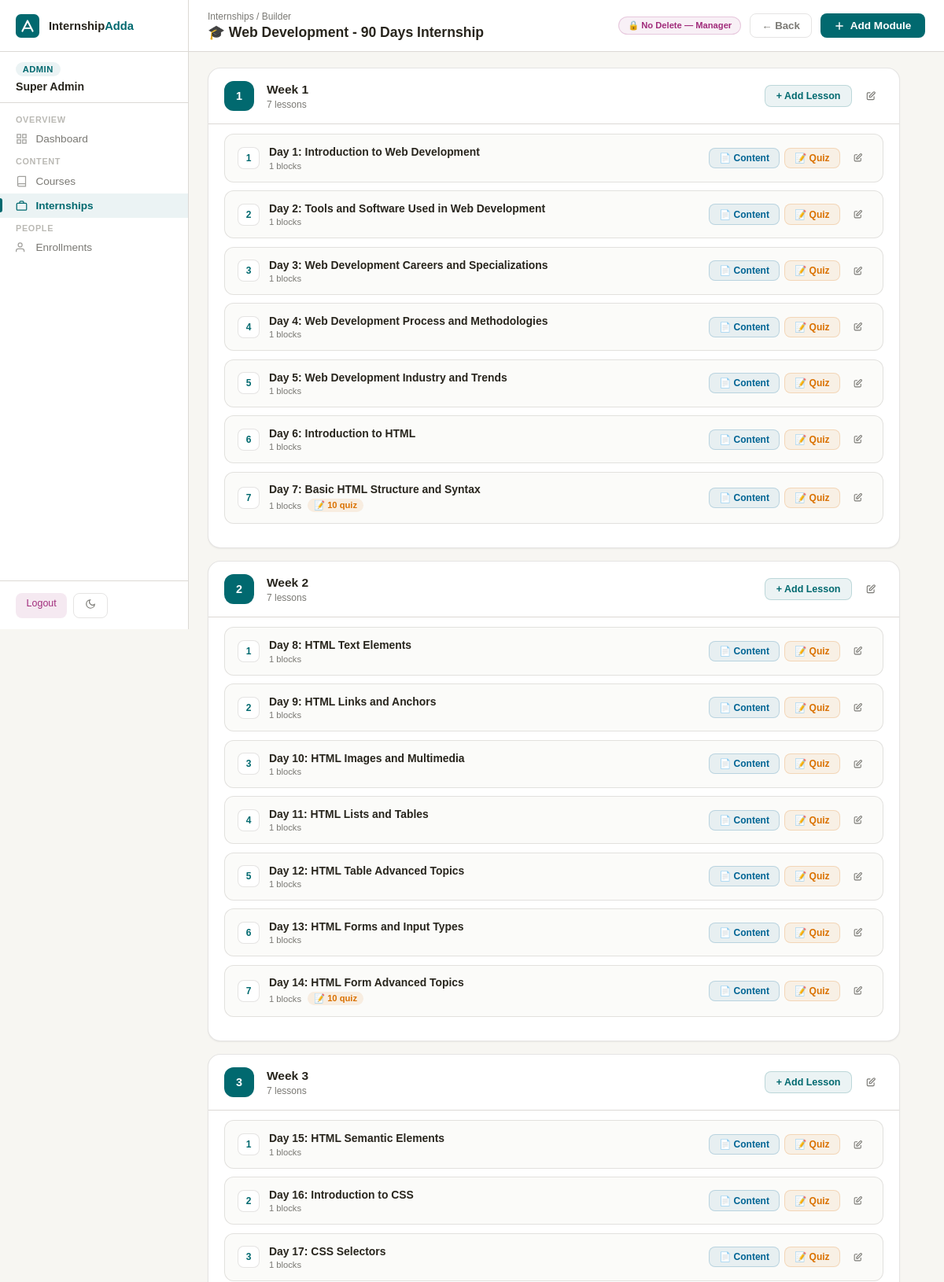
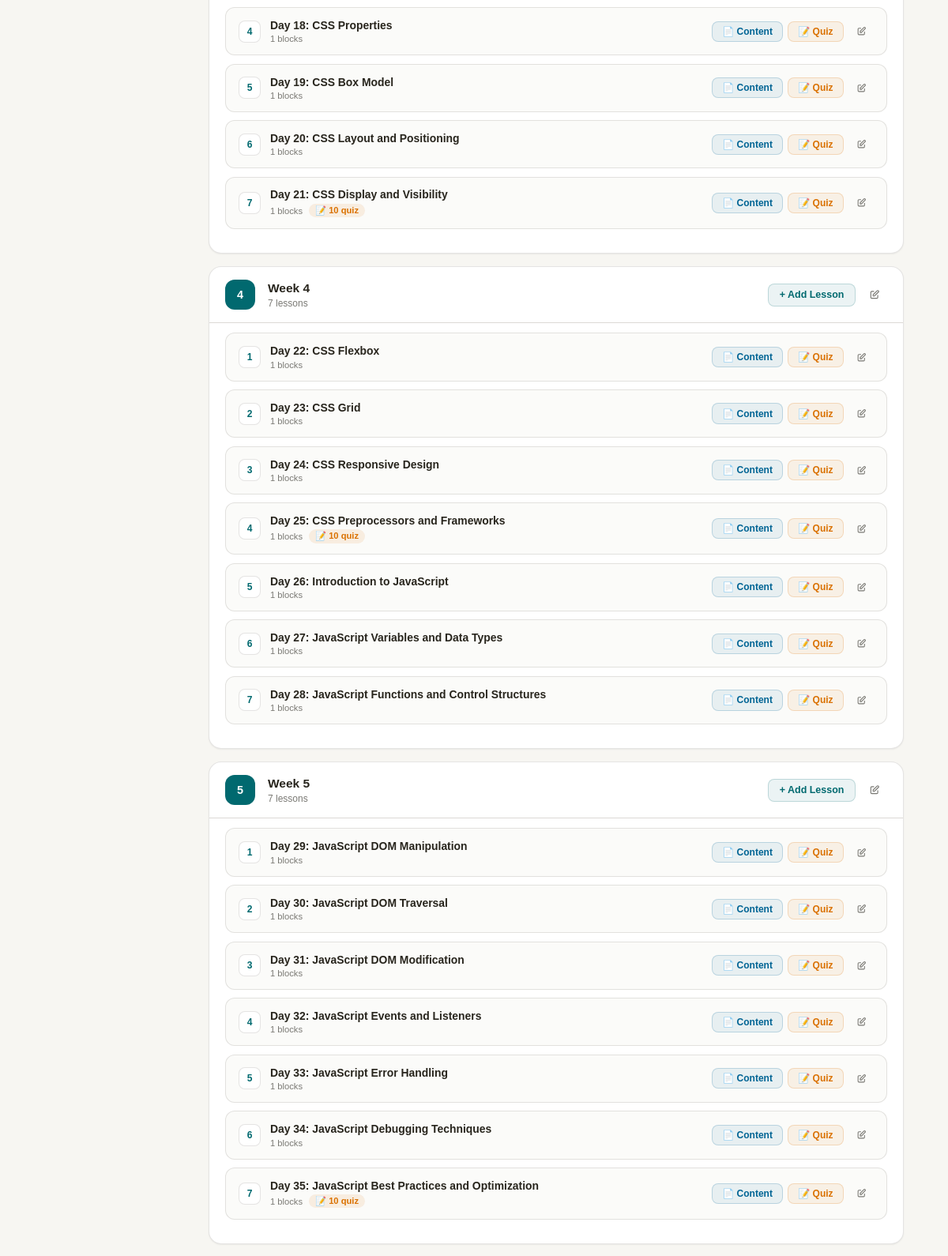
The app's page /second/internship_builder.php?id=32 (signed in, upper part) with its own data (2 pictures, top to bottom).
### tables this page shows
CREATE TABLE `internships` (
  `id` int(11) NOT NULL,
  `title` varchar(255) NOT NULL,
  `slug` varchar(255) NOT NULL,
  `description` text DEFAULT NULL,
  `company_name` varchar(255) DEFAULT NULL,
  `location` varchar(255) DEFAULT NULL,
  `duration` varchar(100) DEFAULT NULL,
  `stipend` decimal(10,2) DEFAULT 0.00,
  `mode` enum('Remote','Onsite','Hybrid') DEFAULT 'Remote',
  `duration_weeks` int(11) NOT NULL DEFAULT 4,
  `cover_image` varchar(255) DEFAULT NULL,
  `skill_level` enum('beginner','intermediate','advanced') DEFAULT 'beginner',
  `category` varchar(100) DEFAULT NULL,
  `is_active` tinyint(1) DEFAULT 1,
  `enrollment_limit` int(11) DEFAULT NULL,
  `price` decimal(10,2) DEFAULT 0.00,
  `discount_price` decimal(10,2) DEFAULT NULL,
  `discount_percentage` int(11) DEFAULT NULL,
  `requirements` text DEFAULT NULL,
  `responsibilities` text DEFAULT NULL,
  `benefits` text DEFAULT NULL,
  `what_you_learn` text DEFAULT NULL,
  `certificate_template_id` int(11) DEFAULT NULL,
  `created_at` timestamp NOT NULL DEFAULT current_timestamp(),
  `updated_at` timestamp NOT NULL DEFAULT current_timestamp() ON UPDATE current_timestamp()
);

CREATE TABLE `internship_modules` (
  `id` int(11) NOT NULL,
  `internship_id` int(11) NOT NULL,
  `title` varchar(255) NOT NULL,
  `description` text DEFAULT NULL,
  `sort_order` int(11) DEFAULT 0,
  `is_mandatory` tinyint(1) DEFAULT 1,
  `created_at` timestamp NULL DEFAULT current_timestamp(),
  `updated_at` timestamp NULL DEFAULT current_timestamp() ON UPDATE current_timestamp()
);

CREATE TABLE `internship_lessons` (
  `id` int(11) NOT NULL,
  `module_id` int(11) NOT NULL,
  `title` varchar(255) NOT NULL,
  `description` text DEFAULT NULL,
  `duration_minutes` int(11) DEFAULT 0,
  `sort_order` int(11) DEFAULT 0,
  `is_mandatory` tinyint(1) DEFAULT 1,
  `created_at` timestamp NULL DEFAULT current_timestamp(),
  `updated_at` timestamp NULL DEFAULT current_timestamp() ON UPDATE current_timestamp()
);

### second/internship_builder.php (the view, shortened to what this page needs)
<?php
global $db;
$internshipId = isset($_GET['id']) ? (int)$_GET['id'] : 0;
$stmt = $db->prepare("SELECT * FROM `internships` WHERE `id` = ?");
$stmt->execute([$internshipId]);
$internship = $stmt->fetch();
$stmt = $db->prepare("SELECT * FROM `internship_modules` WHERE `internship_id` = ? ORDER BY `sort_order` ASC, `id` ASC");
$stmt->execute([$internshipId]);
$modulesTemp = $stmt->fetchAll();
$modules = [];
foreach ($modulesTemp as $mi => $moduleRow) {
    $modules[$mi] = $moduleRow;
    $stmt = $db->prepare("SELECT * FROM `internship_lessons` WHERE `module_id` = ? ORDER BY `sort_order` ASC");
    $stmt->execute([$moduleRow['id']]);
    $lessonsTemp = $stmt->fetchAll();
    $modules[$mi]['lessons'] = [];
    foreach ($lessonsTemp as $li => $lessonRow) {
        $modules[$mi]['lessons'][$li] = $lessonRow;
        $stmt = $db->prepare("SELECT * FROM `internship_content_blocks` WHERE `lesson_id` = ? ORDER BY `sort_order` ASC");
        $stmt->execute([$lessonRow['id']]);
        $modules[$mi]['lessons'][$li]['content_blocks'] = $stmt->fetchAll();
        $qStmt = $db->prepare("SELECT COUNT(*) FROM `internship_quiz_questions` WHERE `lesson_id` = ?");
        $qStmt->execute([$lessonRow['id']]);
        $modules[$mi]['lessons'][$li]['quiz_count'] = (int)$qStmt->fetchColumn();
    }
}
?>
<!DOCTYPE html>
<html lang="en" data-theme="light">
<head>
<link href="https://api.fontshare.com/v2/css?f[]=satoshi@400,500,600,700&display=swap" rel="stylesheet">
<link rel="stylesheet" href="https://cdnjs.cloudflare.com/ajax/libs/font-awesome/6.5.1/css/all.min.css">
</head>
<body>
<aside class="sidebar">
  <div class="sidebar-logo">
    <svg viewBox="0 0 32 32" fill="none">
      <rect width="32" height="32" rx="7" fill="var(--primary)"/>
      <path d="M9 23L16 9L23 23" stroke="white" stroke-width="2.2" stroke-linecap="round" stroke-linejoin="round"/>
      <path d="M12 19h8" stroke="white" stroke-width="1.8" stroke-linecap="round"/>
    </svg>
    <div class="logo-text">Internship<span>Adda</span></div>
  </div>
  <div class="sidebar-user">
    <div class="user-badge"><?= htmlspecialchars($_SESSION['user_role'] ?? 'manager') ?></div>
    <div class="user-name"><?= htmlspecialchars($_SESSION['user_name'] ?? 'Manager') ?></div>
  </div>
  <nav>
    <div class="nav-section">Overview</div>
    <a href="manager_dashboard.php" class="nav-item">
      <svg viewBox="0 0 24 24" fill="none" stroke="currentColor" stroke-width="2"><rect x="3" y="3" width="7" height="7"/><rect x="14" y="3" width="7" height="7"/><rect x="3" y="14" width="7" height="7"/><rect x="14" y="14" width="7" height="7"/></svg>
      Dashboard
    </a>
    <div class="nav-section">Content</div>
    <a href="courses.php" class="nav-item">
      <svg viewBox="0 0 24 24" fill="none" stroke="currentColor" stroke-width="2"><path d="M4 19.5A2.5 2.5 0 0 1 6.5 17H20"/><path d="M6.5 2H20v20H6.5A2.5 2.5 0 0 1 4 19.5v-15A2.5 2.5 0 0 1 6.5 2z"/></svg>
      Courses
    </a>
    <a href="internships.php" class="nav-item active">
      <svg viewBox="0 0 24 24" fill="none" stroke="currentColor" stroke-width="2"><rect x="2" y="7" width="20" height="14" rx="2"/><path d="M16 7V5a2 2 0 0 0-2-2h-4a2 2 0 0 0-2 2v2"/></svg>
      Internships
    </a>
    <div class="nav-section">People</div>
    <a href="enrollments.php" class="nav-item">
      <svg viewBox="0 0 24 24" fill="none" stroke="currentColor" stroke-width="2"><path d="M17 21v-2a4 4 0 0 0-4-4H5a4 4 0 0 0-4 4v2"/><circle cx="9" cy="7" r="4"/></svg>
      Enrollments
    </a>
  </nav>
  <div class="sidebar-footer">
    <a href="?logout=1" class="btn-sm btn-danger">Logout</a>
    <button data-theme-toggle class="btn-sm btn-ghost">
      <svg width="14" height="14" viewBox="0 0 24 24" fill="none" stroke="currentColor" stroke-width="2"><path d="M21 12.79A9 9 0 1 1 11.21 3 7 7 0 0 0 21 12.79z"/></svg>
    </button>
  </div>
</aside>
<div class="main">
  <header class="topbar">
    <div class="topbar-left">
      <div class="breadcrumb">
        <a href="internships.php">Internships</a> /
        <span>Builder</span>
      </div>
      <div class="page-title">
        🎓 <?= htmlspecialchars($internship['title']) ?>
      </div>
    </div>
    <div class="topbar-actions">
      <span class="restrict-badge">🔒 No Delete — Manager</span>
      <button onclick="history.back()" class="btn-back">← Back</button>
      <button onclick="openAddModuleModal()" class="btn-primary">
        <svg width="14" height="14" viewBox="0 0 24 24" fill="none" stroke="currentColor" stroke-width="2.5"><path d="M12 4v16m8-8H4"/></svg>
        Add Module
      </button>
    </div>
  </header>
  <main class="content">
    <?php if (empty($modules)): ?>
    <div class="empty-state" style="max-width:580px;margin:2rem auto">
      <div class="empty-icon">
        <svg width="24" height="24" viewBox="0 0 24 24" fill="none" stroke="currentColor" stroke-width="2">
          <path d="M12 6.253v13m0-13C10.832 5.477 9.246 5 7.5 5S4.168 5.477 3 6.253v13C4.168 18.477 5.754 18 7.5 18s3.332.477 4.5 1.253m0-13C13.168 5.477 14.754 5 16.5 5c1.747 0 3.332.477 4.5 1.253v13C19.832 18.477 18.247 18 16.5 18c-1.746 0-3.332.477-4.5 1.253"/>
        </svg>
      </div>
      <h3>Abhi koi module nahi hai</h3>
      <p>Pehla module add karke curriculum banana start karein</p>
      <button onclick="openAddModuleModal()" class="btn-primary">
        <svg width="14" height="14" viewBox="0 0 24 24" fill="none" stroke="currentColor" stroke-width="2.5"><path d="M12 4v16m8-8H4"/></svg>
        Add First Module
      </button>
    </div>
    <?php else: ?>
    <div style="max-width:880px">
      <?php foreach ($modules as $mi => $module): ?>
      <div class="module-card">
        <div class="module-header">
          <div class="module-num"><?= $mi + 1 ?></div>
          <div class="module-info">
            <div class="module-title"><?= htmlspecialchars($module['title']) ?></div>
            <div class="module-meta"><?= count($module['lessons']) ?> lessons</div>
          </div>
          <div class="module-actions">
            <button onclick="openAddLessonModal(<?= $module['id'] ?>)" class="btn-add-lesson">+ Add Lesson</button>
            <button onclick="editModule(<?= $module['id'] ?>, '<?= addslashes($module['title']) ?>')" class="btn-icon btn-icon-edit" title="Edit Module">
              <svg width="14" height="14" viewBox="0 0 24 24" fill="none" stroke="currentColor" stroke-width="2"><path d="M11 5H6a2 2 0 00-2 2v11a2 2 0 002 2h11a2 2 0 002-2v-5m-1.414-9.414a2 2 0 112.828 2.828L11.828 15H9v-2.828l8.586-8.586z"/></svg>
            </button>
          </div>
        </div>
        <div class="lessons-wrap">
          <?php if (empty($module['lessons'])): ?>
          <div class="empty-lessons">
            Koi lesson nahi — upar "Add Lesson" click karein
          </div>
          <?php else: ?>
          <?php foreach ($module['lessons'] as $li => $lesson): ?>
          <div class="lesson-card">
            <div class="lesson-inner">
              <div class="lesson-num"><?= $li + 1 ?></div>
              <div class="lesson-info">
                <div class="lesson-title"><?= htmlspecialchars($lesson['title']) ?></div>
                <div class="lesson-meta">
                  <span class="meta-chip"><?= count($lesson['content_blocks']) ?> blocks</span>
                  <?php if ($lesson['quiz_count'] > 0): ?>
                  <span class="quiz-chip">📝 <?= $lesson['quiz_count'] ?> quiz</span>
                  <?php endif; ?>
                </div>
              </div>
              <div class="lesson-actions">
                <button onclick="openContentModal(<?= $lesson['id'] ?>, '<?= addslashes($lesson['title']) ?>')" class="btn-content">📄 Content</button>
                <button onclick="openQuizModal(<?= $lesson['id'] ?>, '<?= addslashes($lesson['title']) ?>')" class="btn-quiz">📝 Quiz</button>
                <button onclick="editLesson(<?= $lesson['id'] ?>, <?= $module['id'] ?>, '<?= addslashes($lesson['title']) ?>')" class="btn-icon btn-icon-edit" title="Edit Lesson">
                  <svg width="13" height="13" viewBox="0 0 24 24" fill="none" stroke="currentColor" stroke-width="2"><path d="M11 5H6a2 2 0 00-2 2v11a2 2 0 002 2h11a2 2 0 002-2v-5m-1.414-9.414a2 2 0 112.828 2.828L11.828 15H9v-2.828l8.586-8.586z"/></svg>
                </button>
              </div>
            </div>
          </div>
          <?php endforeach; ?>
          <?php endif; ?>
        </div>
      </div>
      <?php endforeach; ?>
    </div>
    <?php endif; ?>
  </main>
</div>
</body>
</html>

### records on screen
internships: title "Web Development - 90 Days Internship"
internship_modules: title "Week 1", count($module['lessons']) "7"
internship_lessons: title "Day 1: Introduction to Web Development", count($lesson['content_blocks']) "1"
internship_lessons: title "Day 2: Tools and Software Used in Web Development", count($lesson['content_blocks']) "1"
internship_lessons: title "Day 3: Web Development Careers and Specializations", count($lesson['content_blocks']) "1"
internship_lessons: title "Day 4: Web Development Process and Methodologies", count($lesson['content_blocks']) "1"
internship_lessons: title "Day 5: Web Development Industry and Trends", count($lesson['content_blocks']) "1"
internship_lessons: title "Day 6: Introduction to HTML", count($lesson['content_blocks']) "1"
internship_lessons: title "Day 7: Basic HTML Structure and Syntax", count($lesson['content_blocks']) "1", quiz_count "10"
internship_modules: title "Week 2", count($module['lessons']) "7"
internship_lessons: title "Day 8: HTML Text Elements", count($lesson['content_blocks']) "1"
internship_lessons: title "Day 9: HTML Links and Anchors", count($lesson['content_blocks']) "1"
internship_lessons: title "Day 10: HTML Images and Multimedia", count($lesson['content_blocks']) "1"
internship_lessons: title "Day 11: HTML Lists and Tables", count($lesson['content_blocks']) "1"
internship_lessons: title "Day 12: HTML Table Advanced Topics", count($lesson['content_blocks']) "1"
internship_lessons: title "Day 13: HTML Forms and Input Types", count($lesson['content_blocks']) "1"
internship_lessons: title "Day 14: HTML Form Advanced Topics", count($lesson['content_blocks']) "1", quiz_count "10"
internship_modules: title "Week 3", count($module['lessons']) "7"
internship_lessons: title "Day 15: HTML Semantic Elements", count($lesson['content_blocks']) "1"
internship_lessons: title "Day 16: Introduction to CSS", count($lesson['content_blocks']) "1"
internship_lessons: title "Day 17: CSS Selectors", count($lesson['content_blocks']) "1"
internship_lessons: title "Day 18: CSS Properties", count($lesson['content_blocks']) "1"
internship_lessons: title "Day 19: CSS Box Model", count($lesson['content_blocks']) "1"
internship_lessons: title "Day 20: CSS Layout and Positioning", count($lesson['content_blocks']) "1"
internship_lessons: title "Day 21: CSS Display and Visibility", count($lesson['content_blocks']) "1", quiz_count "10"
internship_modules: title "Week 4", count($module['lessons']) "7", title "Day 26: Introduction to JavaScript", count($lesson['content_blocks']) "1", title "Day 27: JavaScript Variables and Data Types", title "Day 28: JavaScript Functions and Control Structures"
internship_lessons: title "Day 22: CSS Flexbox", count($lesson['content_blocks']) "1"
internship_lessons: title "Day 23: CSS Grid", count($lesson['content_blocks']) "1"
internship_lessons: title "Day 24: CSS Responsive Design", count($lesson['content_blocks']) "1"
internship_lessons: title "Day 25: CSS Preprocessors and Frameworks", count($lesson['content_blocks']) "1", quiz_count "10"
internship_modules: title "Week 5", count($module['lessons']) "7", title "Day 29: JavaScript DOM Manipulation", count($lesson['content_blocks']) "1", title "Day 30: JavaScript DOM Traversal", title "Day 31: JavaScript DOM Modification", title "Day 32: JavaScript Events and Listeners", title "Day 33: JavaScript Error Handling", title "Day 34: JavaScript Debugging Techniques", title "Day 35: JavaScript Best Practices and Optimization", quiz_count "10"

### other values on screen
$_SESSION['user_role'] "ADMIN"
$_SESSION['user_name'] "Super Admin"
